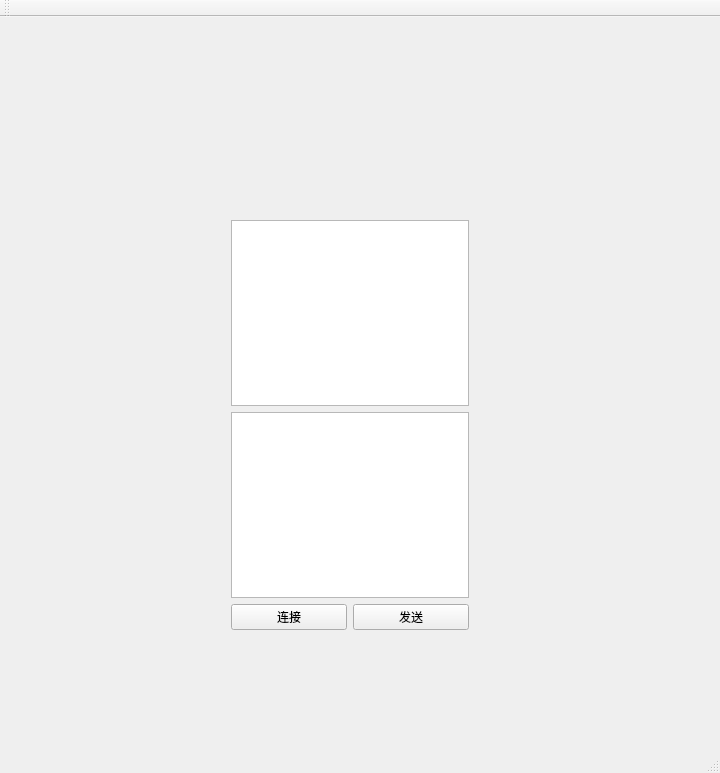
<?xml version="1.0" encoding="UTF-8"?>
<ui version="4.0">
 <class>LoginWindow</class>
 <widget class="QMainWindow" name="LoginWindow">
  <property name="geometry">
   <rect>
    <x>0</x>
    <y>0</y>
    <width>720</width>
    <height>773</height>
   </rect>
  </property>
  <property name="windowTitle">
   <string>LoginWindow</string>
  </property>
  <widget class="QWidget" name="centralWidget">
   <widget class="QWidget" name="">
    <property name="geometry">
     <rect>
      <x>220</x>
      <y>192</y>
      <width>260</width>
      <height>432</height>
     </rect>
    </property>
    <layout class="QVBoxLayout" name="verticalLayout_2">
     <item>
      <layout class="QVBoxLayout" name="verticalLayout">
       <item>
        <widget class="QTextEdit" name="msg"/>
       </item>
       <item>
        <widget class="QTextEdit" name="showmsg"/>
       </item>
      </layout>
     </item>
     <item>
      <layout class="QHBoxLayout" name="horizontalLayout">
       <item>
        <widget class="QPushButton" name="connect">
         <property name="text">
          <string>连接</string>
         </property>
        </widget>
       </item>
       <item>
        <widget class="QPushButton" name="send">
         <property name="text">
          <string>发送</string>
         </property>
        </widget>
       </item>
      </layout>
     </item>
    </layout>
   </widget>
  </widget>
  <widget class="QMenuBar" name="menuBar">
   <property name="geometry">
    <rect>
     <x>0</x>
     <y>0</y>
     <width>720</width>
     <height>26</height>
    </rect>
   </property>
  </widget>
  <widget class="QToolBar" name="mainToolBar">
   <attribute name="toolBarArea">
    <enum>TopToolBarArea</enum>
   </attribute>
   <attribute name="toolBarBreak">
    <bool>false</bool>
   </attribute>
  </widget>
  <widget class="QStatusBar" name="statusBar"/>
 </widget>
 <layoutdefault spacing="6" margin="11"/>
 <resources/>
 <connections/>
</ui>
